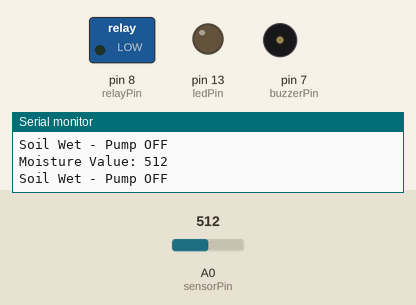
The sketch below on a simulated Arduino Uno, built with avr-gcc and run on an emulated ATmega328P. Shown: switched loads named in the sketch (green lamp = pin HIGH), output pins drawn as LEDs (lit = HIGH), buzzer (waves = sounding, pin HIGH), the last lines printed to the serial monitor. The test bench sets the inputs (shaded band); at power-on: A0 (sensorPin) = 512.

Above: at 1.8 s.
1.9 s: A0 (sensorPin) set to 690
3.4 s: A0 (sensorPin) set to 708
At 4.4 s:
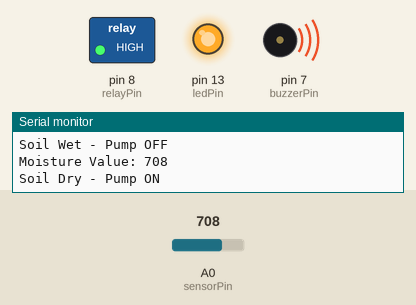
5.5 s: A0 (sensorPin) set to 511
At 7.2 s:
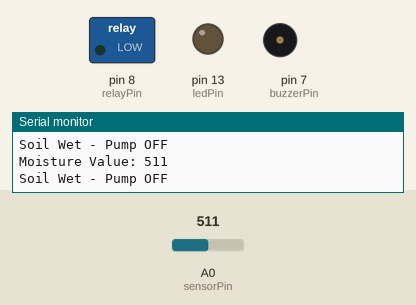
7.5 s: A0 (sensorPin) set to 710
At 8.8 s:
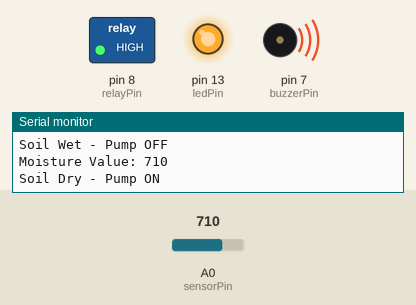
Timing chart, 0 to 10.5 s (numbered marks = the images above; inputs shaded):
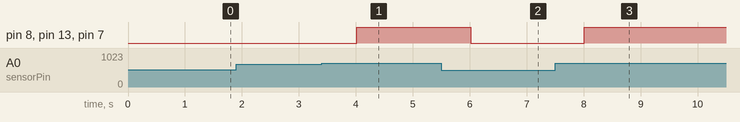

The sketch:

irrigation_system.ino
```cpp
// Smart Irrigation System using Arduino
// Components:
// Soil Moisture Sensor -> A0
// Relay Module -> Pin 8
// Buzzer -> Pin 7
// LED -> Pin 13

int sensorPin = A0;
int relayPin = 8;
int buzzerPin = 7;
int ledPin = 13;

int moistureValue = 0;
int threshold = 700;

void setup() {

  pinMode(relayPin, OUTPUT);
  pinMode(buzzerPin, OUTPUT);
  pinMode(ledPin, OUTPUT);

  Serial.begin(9600);

  digitalWrite(relayPin, LOW);
  digitalWrite(buzzerPin, LOW);
  digitalWrite(ledPin, LOW);

  Serial.println("Smart Irrigation System Started");
}

void loop() {

  // Read soil moisture value
  moistureValue = analogRead(sensorPin);

  // Print value in Serial Monitor
  Serial.print("Moisture Value: ");
  Serial.println(moistureValue);

  // Check soil condition
  if (moistureValue > threshold) {

    // Soil is dry
    digitalWrite(relayPin, HIGH);   // Pump ON
    digitalWrite(buzzerPin, HIGH);  // Buzzer ON
    digitalWrite(ledPin, HIGH);     // LED ON

    Serial.println("Soil Dry - Pump ON");

  }
  else {

    // Soil is wet
    digitalWrite(relayPin, LOW);    // Pump OFF
    digitalWrite(buzzerPin, LOW);   // Buzzer OFF
    digitalWrite(ledPin, LOW);      // LED OFF

    Serial.println("Soil Wet - Pump OFF");
  }

  delay(1000);
}
```

Measured:
- the behaviour switches between 700 and 701 on A0 (sensorPin) (found by bisection; images 0 and 1)
- after the input at 3.4 s, pin 8 (relayPin), pin 13 (ledPin), pin 7 (buzzerPin): LOW → HIGH after 0.61 s
- after the input at 5.5 s, pin 8 (relayPin), pin 13 (ledPin), pin 7 (buzzerPin): HIGH → LOW after 0.51 s
- after the input at 7.5 s, pin 8 (relayPin), pin 13 (ledPin), pin 7 (buzzerPin): LOW → HIGH after 0.52 s
